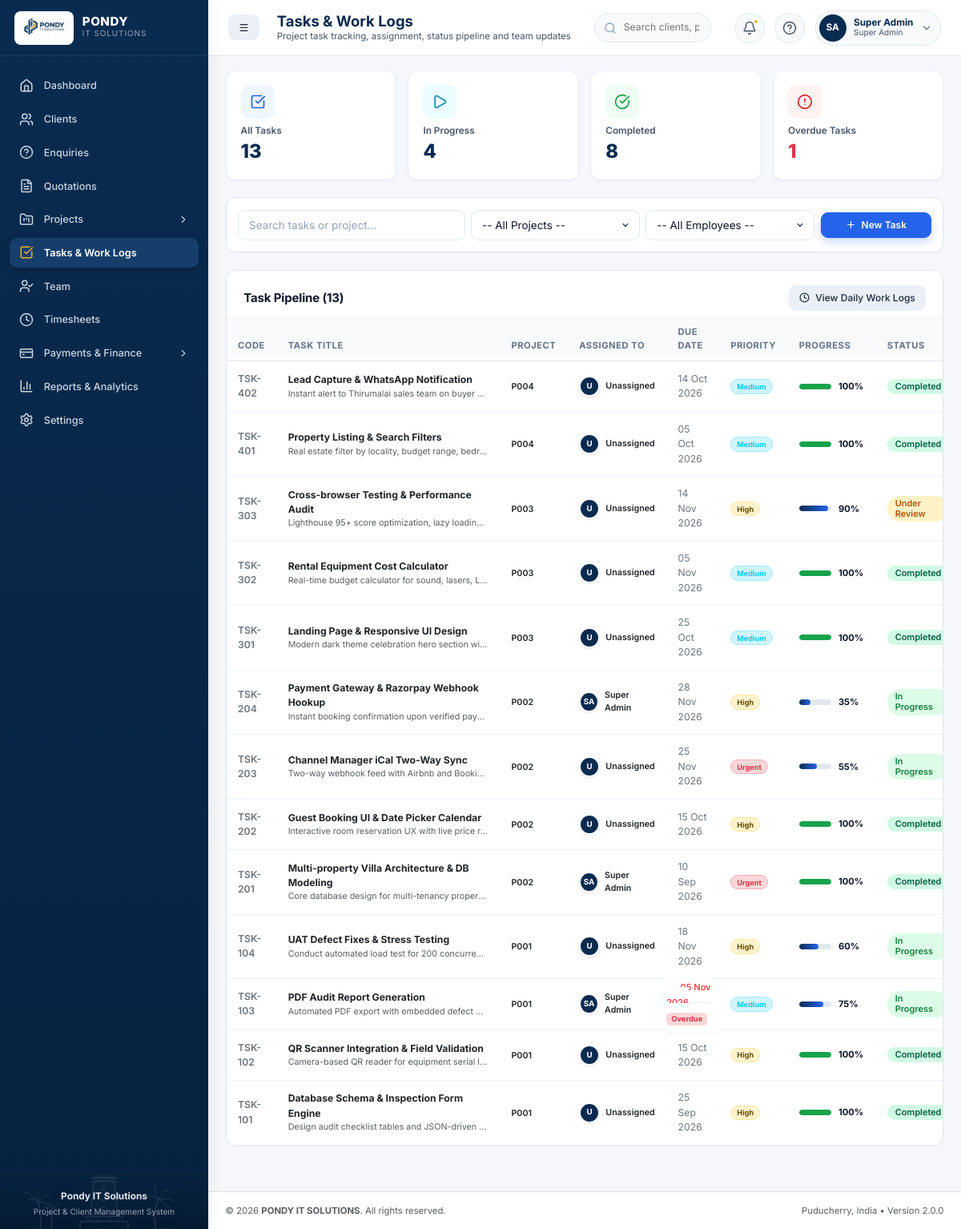
Screenshot of /modules/tasks/index.php (signed in) with the database file from the repository.
### tables this page shows
CREATE TABLE tasks (
    id INT AUTO_INCREMENT PRIMARY KEY,
    task_code VARCHAR(30) NOT NULL UNIQUE,
    project_id INT NOT NULL,
    task_title VARCHAR(200) NOT NULL,
    description TEXT,
    assigned_to INT NULL,
    assigned_by INT NULL,
    priority ENUM('Low', 'Medium', 'High', 'Urgent') DEFAULT 'Medium',
    start_date DATE,
    due_date DATE,
    estimated_hours DECIMAL(6,2) DEFAULT 0.00,
    estimated_days DECIMAL(6,2) DEFAULT 0.00,
    actual_hours DECIMAL(6,2) DEFAULT 0.00,
    status ENUM('To Do', 'Assigned', 'In Progress', 'Under Review', 'Rework', 'Completed', 'Cancelled') DEFAULT 'In Progress',
    completion_percentage INT DEFAULT 0,
    remarks TEXT,
    created_at TIMESTAMP DEFAULT CURRENT_TIMESTAMP,
    updated_at TIMESTAMP DEFAULT CURRENT_TIMESTAMP ON UPDATE CURRENT_TIMESTAMP,
    FOREIGN KEY (project_id) REFERENCES projects(id) ON DELETE CASCADE ON UPDATE CASCADE,
    FOREIGN KEY (assigned_to) REFERENCES users(id) ON DELETE SET NULL ON UPDATE CASCADE,
    FOREIGN KEY (assigned_by) REFERENCES users(id) ON DELETE SET NULL ON UPDATE CASCADE
);

CREATE TABLE projects (
    id INT AUTO_INCREMENT PRIMARY KEY,
    project_code VARCHAR(30) NOT NULL UNIQUE,
    project_name VARCHAR(200) NOT NULL,
    client_id INT NOT NULL,
    enquiry_id INT NULL UNIQUE,
    quotation_id INT NULL,
    category ENUM('Website Development', 'Web Application', 'E-commerce', 'Mobile Application', 'CRM / ERP', 'Desktop Application', 'API Development', 'Maintenance', 'Other') DEFAULT 'Web Application',
    description TEXT,
    start_date DATE NOT NULL,
    expected_end_date DATE NOT NULL,
    actual_completion_date DATE NULL,
    estimated_days INT DEFAULT 0,
    budget DECIMAL(12,2) DEFAULT 0.00,
    advance_amount DECIMAL(12,2) DEFAULT 0.00,
    payment_terms TEXT,
    project_manager_id INT NULL,
    priority ENUM('Low', 'Medium', 'High', 'Urgent') DEFAULT 'Medium',
    status ENUM('Planning', 'Not Started', 'In Progress', 'Testing', 'Client Review', 'On Hold', 'Completed', 'Cancelled') DEFAULT 'In Progress',
    progress INT DEFAULT 0,
    created_by INT NULL,
    created_at TIMESTAMP DEFAULT CURRENT_TIMESTAMP,
    updated_at TIMESTAMP DEFAULT CURRENT_TIMESTAMP ON UPDATE CURRENT_TIMESTAMP,
    FOREIGN KEY (client_id) REFERENCES clients(id) ON UPDATE CASCADE,
    FOREIGN KEY (enquiry_id) REFERENCES enquiries(id) ON DELETE SET NULL ON UPDATE CASCADE,
    FOREIGN KEY (quotation_id) REFERENCES quotations(id) ON DELETE SET NULL ON UPDATE CASCADE,
    FOREIGN KEY (project_manager_id) REFERENCES users(id) ON DELETE SET NULL ON UPDATE CASCADE,
    FOREIGN KEY (created_by) REFERENCES users(id) ON DELETE SET NULL ON UPDATE CASCADE
);

CREATE TABLE users (
    id INT AUTO_INCREMENT PRIMARY KEY,
    emp_code VARCHAR(20) NOT NULL UNIQUE,
    full_name VARCHAR(150) NOT NULL,
    email VARCHAR(150) NOT NULL UNIQUE,
    phone VARCHAR(25),
    designation VARCHAR(100),
    department VARCHAR(100),
    skills TEXT,
    joining_date DATE,
    employment_status ENUM('Active', 'On Leave', 'Probation', 'Resigned', 'Terminated') DEFAULT 'Active',
    username VARCHAR(100) NOT NULL UNIQUE,
    password VARCHAR(255) NOT NULL,
    role_id INT NOT NULL,
    avatar VARCHAR(255) DEFAULT 'assets/images/default-avatar.png',
    created_at TIMESTAMP DEFAULT CURRENT_TIMESTAMP,
    updated_at TIMESTAMP DEFAULT CURRENT_TIMESTAMP ON UPDATE CURRENT_TIMESTAMP,
    FOREIGN KEY (role_id) REFERENCES roles(id) ON UPDATE CASCADE
);

### config/app.php (called while the page is built, shortened)
<?php
function getBaseUrl(): string {
    $protocol = (!empty($_SERVER['HTTPS']) && $_SERVER['HTTPS'] !== 'off' || ($_SERVER['SERVER_PORT'] ?? 80) == 443) ? "https://" : "http://";
    $host = $_SERVER['HTTP_HOST'] ?? 'localhost';
    $script = $_SERVER['SCRIPT_NAME'] ?? '';
    $dir = dirname($script);
    $dir = str_replace('\\', '/', $dir);
    $parts = explode('/', trim($dir, '/'));
    if (!empty($parts[0])) {
        $base = '/' . $parts[0] . '/';
    } else {
        $base = '/';
    }
    return rtrim($protocol . $host . $base, '/') . '/';
}

### modules/tasks/index.php (the view, shortened to what this page needs)
<?php
require_once __DIR__ . '/../../config/app.php';
require_once __DIR__ . '/../../includes/functions.php';
$db = getDBConnection();
$search = trim($_GET['search'] ?? '');
$where = ["1=1"];
$params = [];
$whereClause = implode(" AND ", $where);
$totalTasks = 0;
$inProgressCount = 0;
$completedCount = 0;
$overdueCount = 0;
try {
    $totalTasks = (int)$db->query("SELECT COUNT(*) FROM tasks")->fetchColumn();
    $inProgressCount = (int)$db->query("SELECT COUNT(*) FROM tasks WHERE status = 'In Progress'")->fetchColumn();
    $completedCount = (int)$db->query("SELECT COUNT(*) FROM tasks WHERE status = 'Completed'")->fetchColumn();
    $overdueCount = (int)$db->query("SELECT COUNT(*) FROM tasks WHERE due_date < CURRENT_DATE() AND status != 'Completed'")->fetchColumn();
} catch (Exception $e) {}
$sql = "SELECT t.*, p.project_name, p.project_code, u.full_name as assigned_name, ab.full_name as creator_name
        FROM tasks t
        JOIN projects p ON t.project_id = p.id
        LEFT JOIN users u ON t.assigned_to = u.id
        LEFT JOIN users ab ON t.assigned_by = ab.id
        WHERE {$whereClause}
        ORDER BY t.id DESC";
$stmt = $db->prepare($sql);
$stmt->execute($params);
$tasks = $stmt->fetchAll();
include __DIR__ . '/../../includes/header.php';
?>
<main class="app-main">
    <div class="container-fluid px-0">
        <div class="row g-3 mb-4">
            <div class="col-md-3 col-sm-6">
                <div class="metric-card">
                    <div class="metric-icon-box icon-blue mb-2">
                        <i data-lucide="check-square" style="width: 20px; height: 20px;"></i>
                    </div>
                    <div class="metric-label">All Tasks</div>
                    <div class="metric-value"><?= $totalTasks ?></div>
                </div>
            </div>
            <div class="col-md-3 col-sm-6">
                <div class="metric-card">
                    <div class="metric-icon-box icon-cyan mb-2">
                        <i data-lucide="play" style="width: 20px; height: 20px;"></i>
                    </div>
                    <div class="metric-label">In Progress</div>
                    <div class="metric-value"><?= $inProgressCount ?></div>
                </div>
            </div>
            <div class="col-md-3 col-sm-6">
                <div class="metric-card">
                    <div class="metric-icon-box icon-green mb-2">
                        <i data-lucide="check-circle" style="width: 20px; height: 20px;"></i>
                    </div>
                    <div class="metric-label">Completed</div>
                    <div class="metric-value"><?= $completedCount ?></div>
                </div>
            </div>
            <div class="col-md-3 col-sm-6">
                <div class="metric-card">
                    <div class="metric-icon-box icon-red mb-2">
                        <i data-lucide="alert-circle" style="width: 20px; height: 20px;"></i>
                    </div>
                    <div class="metric-label">Overdue Tasks</div>
                    <div class="metric-value text-danger"><?= $overdueCount ?></div>
                </div>
            </div>
        </div>
        <div class="content-card mb-4">
            <div class="content-card-body p-3">
                <form method="GET" action="index.php" class="row g-2 align-items-center">
                    <div class="col-md-4">
                        <input type="text" name="search" class="form-control form-control-sm" placeholder="Search tasks or project..." value="<?= e($search) ?>">
                    </div>
                    <div class="col-md-3">
                        <select name="project_id" class="form-select form-select-sm" onchange="this.form.submit()">
                            <option value="">-- All Projects --</option>
                        </select>
                    </div>
                    <div class="col-md-3">
                        <select name="assigned_to" class="form-select form-select-sm" onchange="this.form.submit()">
                            <option value="">-- All Employees --</option>
                        </select>
                    </div>
                    <div class="col-md-2 text-md-end">
                        <a href="add.php" class="btn btn-sm btn-primary-navy w-100">
                            <i data-lucide="plus" style="width: 14px; height: 14px;"></i> New Task
                        </a>
                    </div>
                </form>
            </div>
        </div>
        <div class="content-card">
            <div class="content-card-header">
                <h2 class="content-card-title">Task Pipeline (<?= count($tasks) ?>)</h2>
                <div class="d-flex gap-2">
                    <a href="<?= getBaseUrl() ?>modules/worklogs/index.php" class="btn btn-sm btn-light border">
                        <i data-lucide="clock" style="width: 14px; height: 14px;"></i> View Daily Work Logs
                    </a>
                </div>
            </div>
            <div class="table-responsive">
                <table class="table table-custom">
                    <thead>
                        <tr>
                            <th>Code</th>
                            <th>Task Title</th>
                            <th>Project</th>
                            <th>Assigned To</th>
                            <th>Due Date</th>
                            <th>Priority</th>
                            <th>Progress</th>
                            <th>Status</th>
                        </tr>
                    </thead>
                    <tbody>
                        <?php if (empty($tasks)): ?>
                            <tr><td colspan="9" class="text-center py-4 text-muted">No tasks found matching criteria.</td></tr>
                        <?php else: ?>
                            <?php foreach ($tasks as $tsk):
                                $prog = (int)$tsk['completion_percentage'];
                                $isOverdue = (!empty($tsk['due_date']) && strtotime($tsk['due_date']) < time() && $tsk['status'] !== 'Completed');
                            ?>
                                <tr>
                                    <td class="fw-semibold text-secondary small"><?= e($tsk['task_code']) ?></td>
                                    <td>
                                        <div class="fw-bold">
                                            <a href="view.php?id=<?= $tsk['id'] ?>" class="text-decoration-none text-dark hover-primary">
                                                <?= e($tsk['task_title']) ?>
                                            </a>
                                        </div>
                                        <div class="small text-muted text-truncate" style="max-width: 250px;">
                                            <?= e($tsk['description']) ?>
                                        </div>
                                    </td>
                                    <td>
                                        <a href="<?= getBaseUrl() ?>modules/projects/view.php?id=<?= $tsk['project_id'] ?>" class="text-decoration-none small text-dark fw-semibold">
                                            <?= e($tsk['project_code']) ?>
                                        </a>
                                    </td>
                                    <td>
                                        <div class="d-flex align-items-center gap-2">
                                            <span class="avatar-sm avatar-navy" style="margin-left: 0;"><?= getInitials($tsk['assigned_name'] ?: 'U') ?></span>
                                            <span class="small fw-semibold text-dark"><?= e($tsk['assigned_name'] ?: 'Unassigned') ?></span>
                                        </div>
                                    </td>
                                    <td class="small <?= $isOverdue ? 'text-danger fw-bold' : 'text-secondary' ?>">
                                        <?= formatDate($tsk['due_date']) ?>
                                        <?php if ($isOverdue): ?>
                                            <div class="badge bg-danger-subtle text-danger" style="font-size: 0.65rem;">Overdue</div>
                                        <?php endif; ?>
                                    </td>
                                    <td><?= renderPriorityBadge($tsk['priority']) ?></td>
                                    <td style="min-width: 110px;">
                                        <div class="progress-wrap">
                                            <div class="progress-custom">
                                                <div class="h-100 <?= $prog == 100 ? 'progress-bar-success' : 'progress-bar-navy' ?>" style="width: <?= $prog ?>%;"></div>
                                            </div>
                                            <span class="progress-pct-text"><?= $prog ?>%</span>
                                        </div>
                                    </td>
                                    <td><?= renderStatusBadge($tsk['status']) ?></td>
                                </tr>
                            <?php endforeach; ?>
                        <?php endif; ?>
                    </tbody>
                </table>
            </div>
        </div>
    </div>
</main>
<?php include __DIR__ . '/../../includes/footer.php'; ?>

### includes/functions.php (shortened to what this page needs)
<?php
require_once __DIR__ . '/../config/app.php';
function e(?string $str): string {
    return htmlspecialchars($str ?? '', ENT_QUOTES, 'UTF-8');
}
function formatDate(?string $date, string $format = 'd M Y'): string {
    return date($format, strtotime($date));
}
function getInitials(string $name): string {
    $words = explode(' ', trim($name));
    $initials = '';
    foreach ($words as $w) {
        if (!empty($w)) {
            $initials .= strtoupper($w[0]);
        }
        if (strlen($initials) >= 2) break;
    }
    return $initials ?: 'U';
}
function renderStatusBadge(string $status): string {
    $statusLower = strtolower(trim($status));
    $classes = [
        'in progress'    => 'badge-in-progress',
        'active'         => 'badge-in-progress',
        'planning'       => 'badge-planning',
        'not started'    => 'badge-not-started',
        'testing'        => 'badge-testing',
        'under review'   => 'badge-testing',
        'client review'  => 'badge-testing',
        'completed'      => 'badge-completed',
        'approved'       => 'badge-completed',
        'paid'           => 'badge-completed',
        'accepted'       => 'badge-completed',
        'on hold'        => 'badge-on-hold',
        'discussion'     => 'badge-planning',
        'follow-up'      => 'badge-warning',
        'contacted'      => 'badge-info',
        'new'            => 'badge-info',
        'quotation sent' => 'badge-purple',
        'sent'           => 'badge-info',
        'partially paid' => 'badge-warning',
        'overdue'        => 'badge-danger',
        'rejected'       => 'badge-danger',
        'cancelled'      => 'badge-danger',
        'rework'         => 'badge-warning',
        'to do'          => 'badge-secondary',
        'assigned'       => 'badge-info'
    ];
    $class = $classes[$statusLower] ?? 'badge-secondary';
    return '<span class="status-pill ' . $class . '">' . e($status) . '</span>';
}
function renderPriorityBadge(string $priority): string {
    $priorityLower = strtolower(trim($priority));
    $classes = [
        'low'    => 'bg-light text-secondary border',
        'medium' => 'bg-info-subtle text-info border border-info-subtle',
        'high'   => 'bg-warning-subtle text-warning-emphasis border border-warning-subtle',
        'urgent' => 'bg-danger-subtle text-danger border border-danger-subtle font-weight-bold'
    ];
    $class = $classes[$priorityLower] ?? 'bg-light text-dark';
    return '<span class="badge ' . $class . ' px-2 py-1 rounded-pill">' . e($priority) . '</span>';
}

### rows the page displays
tasks: task_code "TSK-402", task_title "Lead Capture & WhatsApp Notification", description "Instant alert to Thirumalai sales team on buyer…", project.project_code "P004", assigned_name "U", assigned_name "Unassigned", due_date "14 Oct 2026", priority "Medium", completion_percentage "100", status "Completed"
tasks: task_code "TSK-401", task_title "Property Listing & Search Filters", description "Real estate filter by locality, budget range, bedr…", project.project_code "P004", assigned_name "U", assigned_name "Unassigned", due_date "05 Oct 2026", priority "Medium", completion_percentage "100", status "Completed"
tasks: task_code "TSK-303", task_title "Cross-browser Testing & Performance Audit", description "Lighthouse 95+ score optimization, lazy loadin…", project.project_code "P003", assigned_name "U", assigned_name "Unassigned", due_date "14 Nov 2026", priority "High", completion_percentage "90", status "Under Review"
tasks: task_code "TSK-302", task_title "Rental Equipment Cost Calculator", description "Real-time budget calculator for sound, lasers, L…", project.project_code "P003", assigned_name "U", assigned_name "Unassigned", due_date "05 Nov 2026", priority "Medium", completion_percentage "100", status "Completed"
tasks: task_code "TSK-301", task_title "Landing Page & Responsive UI Design", description "Modern dark theme celebration hero section wi…", project.project_code "P003", assigned_name "U", assigned_name "Unassigned", due_date "25 Oct 2026", priority "Medium", completion_percentage "100", status "Completed"
tasks: task_code "TSK-204", task_title "Payment Gateway & Razorpay Webhook Hookup", description "Instant booking confirmation upon verified pay…", project.project_code "P002", assigned_to.full_name "SA", assigned_to.full_name "Super Admin", due_date "28 Nov 2026", priority "High", completion_percentage "35", status "In Progress"
tasks: task_code "TSK-203", task_title "Channel Manager iCal Two-Way Sync", description "Two-way webhook feed with Airbnb and Booki…", project.project_code "P002", assigned_name "U", assigned_name "Unassigned", due_date "25 Nov 2026", priority "Urgent", completion_percentage "55", status "In Progress"
tasks: task_code "TSK-202", task_title "Guest Booking UI & Date Picker Calendar", description "Interactive room reservation UX with live price r…", project.project_code "P002", assigned_name "U", assigned_name "Unassigned", due_date "15 Oct 2026", priority "High", completion_percentage "100", status "Completed"
tasks: task_code "TSK-201", task_title "Multi-property Villa Architecture & DB Modeling", description "Core database design for multi-tenancy proper…", project.project_code "P002", assigned_to.full_name "SA", assigned_to.full_name "Super Admin", due_date "10 Sep 2026", priority "Urgent", completion_percentage "100", status "Completed"
tasks: task_code "TSK-104", task_title "UAT Defect Fixes & Stress Testing", description "Conduct automated load test for 200 concurre…", project.project_code "P001", assigned_name "U", assigned_name "Unassigned", due_date "18 Nov 2026", priority "High", completion_percentage "60", status "In Progress"
tasks: task_code "TSK-103", task_title "PDF Audit Report Generation", description "Automated PDF export with embedded defect…", project.project_code "P001", assigned_to.full_name "SA", assigned_to.full_name "Super Admin", due_date "05 Nov 2026", shows "Overdue", priority "Medium", completion_percentage "75", status "In Progress"
tasks: task_code "TSK-102", task_title "QR Scanner Integration & Field Validation", description "Camera-based QR reader for equipment serial l…", project.project_code "P001", assigned_name "U", assigned_name "Unassigned", due_date "15 Oct 2026", priority "High", completion_percentage "100", status "Completed"
tasks: task_code "TSK-101", task_title "Database Schema & Inspection Form Engine", description "Design audit checklist tables and JSON-driven…", project.project_code "P001", assigned_name "U", assigned_name "Unassigned", due_date "25 Sep 2026", priority "High", completion_percentage "100", status "Completed"

### other values shown
$pageTitle "Tasks & Work Logs"
$pageSubtitle "Project task tracking, assignment, status pipeline and team updates"
getInitials($currentUser['full_name'] ?? 'Admin') "SA"
$currentUser['full_name'] "Super Admin"
$currentUser['role_display'] "Super Admin"
$totalTasks "13"
$inProgressCount "4"
$completedCount "8"
$overdueCount "1"
count($tasks) "13"
APP_NAME "PONDY IT SOLUTIONS"
APP_VERSION "2.0.0"
